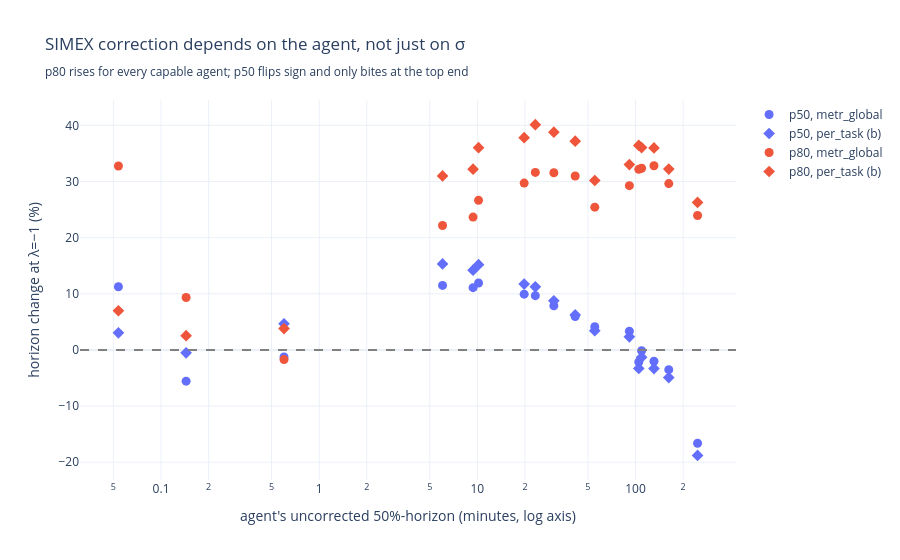

Notebook cell for this chart:
### Code cell
# The correction is NOT uniform across agents — it depends on where an agent's horizon
# sits relative to the bulk of the task-length distribution. Plot it against the agent's
# own uncorrected p50 as a single capability axis, so both quantiles of one agent share x.
capability_by_agent = (
    frontier_correction.query("quantile == 'p50' and noise_model == 'per_task (b)'")
    .set_index("agent")["naive_horizon_min"]
)
correction_plot_data = frontier_correction.assign(
    agent_capability_min=frontier_correction["agent"].map(capability_by_agent)
)
fig = px.scatter(
    correction_plot_data,
    x="agent_capability_min", y="pct_change",
    color="quantile", symbol="noise_model", hover_name="agent", log_x=True,
    title="SIMEX correction depends on the agent, not just on σ<br>"
          "<sub>p80 rises for every capable agent; p50 flips sign and only bites at the "
          "top end</sub>",
    labels={"agent_capability_min":
            "agent's uncorrected 50%-horizon (minutes, log axis)",
            "pct_change": "horizon change at λ=−1 (%)",
            "quantile": "", "noise_model": "σ model"},
)
fig.update_traces(marker=dict(size=9))
fig.update_layout(legend_title_text="")
fig.add_hline(y=0, line_dash="dash", line_color="gray")
fig.write_image(FIGURES / f"d_simex_correction{SUFFIX}.png", width=880, height=530, scale=2)
show(fig)

### Figure 1 — Plotly figure (JSON) as saved in the notebook; plotly's stock layout.template omitted (floating-point values rounded to 4 significant figures)
{"data": [{"hovertemplate": "<b>%{hovertext}</b><br><br>=p50<br>σ model=metr_global<br>agent's uncorrected 50%-horizon (minutes, log axis)=%{x}<br>horizon change at λ=−1 (%)=%{y}<extra></extra>", "hovertext": ["Claude 3.5 Sonnet (New)", "Claude 3.5 Sonnet (Old)", "Claude 3.7 Sonnet", "Claude 4.1 Opus", "Claude Opus 4.5", "GPT-2", "GPT-4 0314", "GPT-4 1106", "GPT-4o", "GPT-5", "GPT-5.1-Codex-Max", "Grok 4", "davinci-002 (GPT-3)", "gpt-3.5-turbo-instruct", "o1", "o1-preview", "o3"], "legendgroup": "p50, metr_global", "marker": {"color": "#636efa", "size": 9, "symbol": "circle"}, "mode": "markers", "name": "p50, metr_global", "orientation": "v", "showlegend": true, "type": "scatter", "x": [30.45, 19.76, 55.26, 109.3, 246.8, 0.05378, 6.024, 9.395, 10.17, 130.8, 162.3, 104.8, 0.1441, 0.5992, 41.55, 23.25, 91.44], "xaxis": "x", "y": [7.873, 9.939, 4.138, -0.155, -16.62, 11.26, 11.49, 11.09, 11.92, -2.021, -3.518, -2.15, -5.565, -1.254, 5.953, 9.67, 3.339], "yaxis": "y"}, {"hovertemplate": "<b>%{hovertext}</b><br><br>=p50<br>σ model=per_task (b)<br>agent's uncorrected 50%-horizon (minutes, log axis)=%{x}<br>horizon change at λ=−1 (%)=%{y}<extra></extra>", "hovertext": ["Claude 3.5 Sonnet (New)", "Claude 3.5 Sonnet (Old)", "Claude 3.7 Sonnet", "Claude 4.1 Opus", "Claude Opus 4.5", "GPT-2", "GPT-4 0314", "GPT-4 1106", "GPT-4o", "GPT-5", "GPT-5.1-Codex-Max", "Grok 4", "davinci-002 (GPT-3)", "gpt-3.5-turbo-instruct", "o1", "o1-preview", "o3"], "legendgroup": "p50, per_task (b)", "marker": {"color": "#636efa", "size": 9, "symbol": "diamond"}, "mode": "markers", "name": "p50, per_task (b)", "orientation": "v", "showlegend": true, "type": "scatter", "x": [30.45, 19.76, 55.26, 109.3, 246.8, 0.05378, 6.024, 9.395, 10.17, 130.8, 162.3, 104.8, 0.1441, 0.5992, 41.55, 23.25, 91.44], "xaxis": "x", "y": [8.76, 11.73, 3.426, -1.32, -18.78, 3.05, 15.32, 14.21, 15.19, -3.328, -4.925, -3.286, -0.5173, 4.662, 6.244, 11.24, 2.338], "yaxis": "y"}, {"hovertemplate": "<b>%{hovertext}</b><br><br>=p80<br>σ model=metr_global<br>agent's uncorrected 50%-horizon (minutes, log axis)=%{x}<br>horizon change at λ=−1 (%)=%{y}<extra></extra>", "hovertext": ["Claude 3.5 Sonnet (New)", "Claude 3.5 Sonnet (Old)", "Claude 3.7 Sonnet", "Claude 4.1 Opus", "Claude Opus 4.5", "GPT-2", "GPT-4 0314", "GPT-4 1106", "GPT-4o", "GPT-5", "GPT-5.1-Codex-Max", "Grok 4", "davinci-002 (GPT-3)", "gpt-3.5-turbo-instruct", "o1", "o1-preview", "o3"], "legendgroup": "p80, metr_global", "marker": {"color": "#EF553B", "size": 9, "symbol": "circle"}, "mode": "markers", "name": "p80, metr_global", "orientation": "v", "showlegend": true, "type": "scatter", "x": [30.45, 19.76, 55.26, 109.3, 246.8, 0.05378, 6.024, 9.395, 10.17, 130.8, 162.3, 104.8, 0.1441, 0.5992, 41.55, 23.25, 91.44], "xaxis": "x", "y": [31.56, 29.72, 25.44, 32.36, 23.96, 32.76, 22.17, 23.67, 26.65, 32.81, 29.63, 32.17, 9.333, -1.719, 30.98, 31.62, 29.27], "yaxis": "y"}, {"hovertemplate": "<b>%{hovertext}</b><br><br>=p80<br>σ model=per_task (b)<br>agent's uncorrected 50%-horizon (minutes, log axis)=%{x}<br>horizon change at λ=−1 (%)=%{y}<extra></extra>", "hovertext": ["Claude 3.5 Sonnet (New)", "Claude 3.5 Sonnet (Old)", "Claude 3.7 Sonnet", "Claude 4.1 Opus", "Claude Opus 4.5", "GPT-2", "GPT-4 0314", "GPT-4 1106", "GPT-4o", "GPT-5", "GPT-5.1-Codex-Max", "Grok 4", "davinci-002 (GPT-3)", "gpt-3.5-turbo-instruct", "o1", "o1-preview", "o3"], "legendgroup": "p80, per_task (b)", "marker": {"color": "#EF553B", "size": 9, "symbol": "diamond"}, "mode": "markers", "name": "p80, per_task (b)", "orientation": "v", "showlegend": true, "type": "scatter", "x": [30.45, 19.76, 55.26, 109.3, 246.8, 0.05378, 6.024, 9.395, 10.17, 130.8, 162.3, 104.8, 0.1441, 0.5992, 41.55, 23.25, 91.44], "xaxis": "x", "y": [38.8, 37.82, 30.18, 36.05, 26.27, 6.979, 31.0, 32.19, 36.02, 35.99, 32.22, 36.43, 2.543, 3.796, 37.2, 40.14, 33.02], "yaxis": "y"}], "layout": {"legend": {"title": {"text": ""}, "tracegroupgap": 0}, "shapes": [{"line": {"color": "gray", "dash": "dash"}, "type": "line", "x0": 0, "x1": 1, "xref": "x domain", "y0": 0, "y1": 0, "yref": "y"}], "title": {"text": "SIMEX correction depends on the agent, not just on σ<br><sub>p80 rises for every capable agent; p50 flips sign and only bites at the top end</sub>"}, "xaxis": {"anchor": "y", "domain": [0.0, 1.0], "title": {"text": "agent's uncorrected 50%-horizon (minutes, log axis)"}, "type": "log"}, "yaxis": {"anchor": "x", "domain": [0.0, 1.0], "title": {"text": "horizon change at λ=−1 (%)"}}}}
